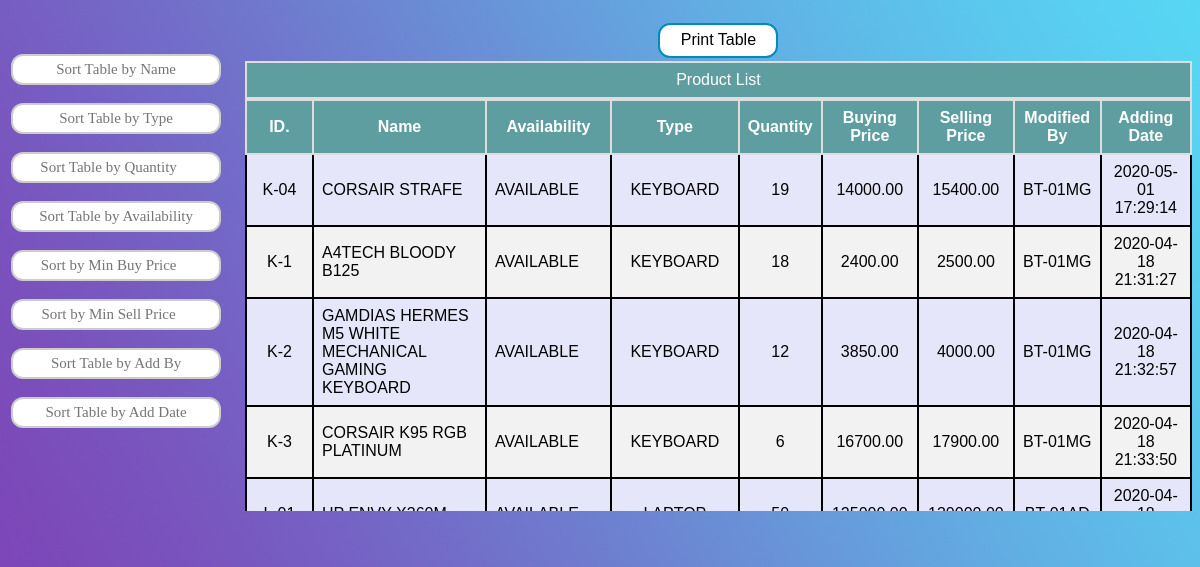
/Pages/advancedProductSearch.php (signed in), run on an earlier commit of the app's database.
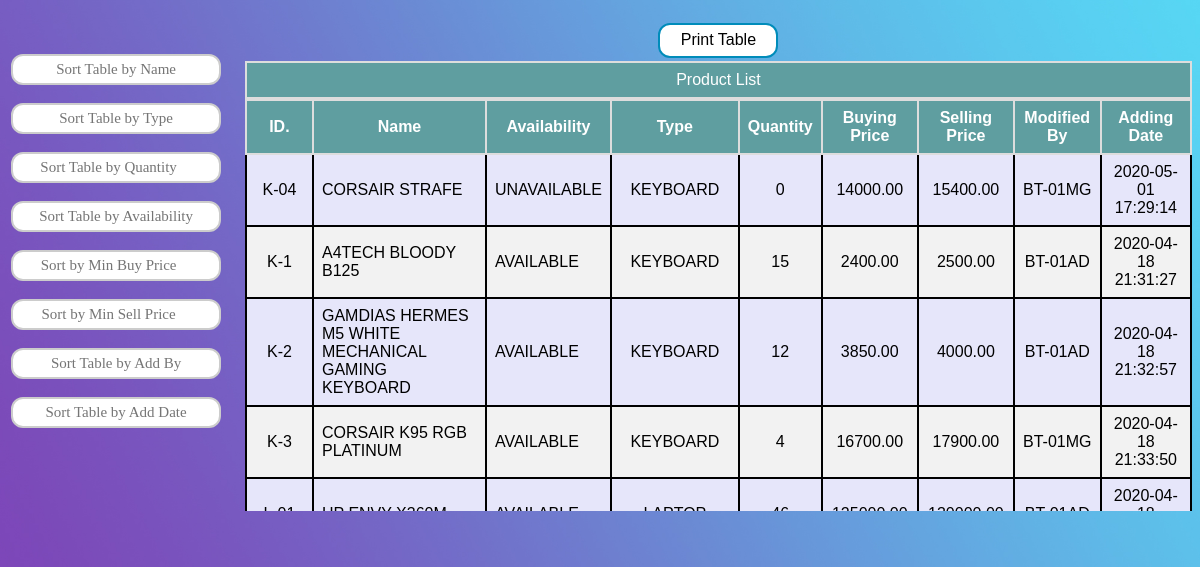
And on a later commit of the database.
### tables this page shows
CREATE TABLE `product` (
  `PID` varchar(15) NOT NULL,
  `P_NAME` varchar(50) NOT NULL,
  `TYPE` varchar(20) NOT NULL,
  `AVAILABILITY` varchar(20) NOT NULL DEFAULT 'AVAILABLE',
  `QUANTITY` int(15) NOT NULL,
  `BUY_PRICE` double(10,2) NOT NULL,
  `SELL_PRICE` double(10,2) NOT NULL,
  `MOD_BY` varchar(15) NOT NULL,
  `Add_PDate` datetime NOT NULL DEFAULT current_timestamp()
);

### DB Handler/DBC.php (called while the page is built, shortened)
<?php
$serverName="localhost";
$userName="root";
$password="";
$dbName="btweb";
function get($query)
{
	$data=array();
	global $serverName,$userName,$password,$dbName;
	try
	{
		$conn=mysqli_connect($serverName,$userName,$password,$dbName);
		$result=mysqli_query($conn,$query);
		if(mysqli_num_rows($result) > 0)
		{
			while($row=mysqli_fetch_assoc($result))
			{
				$entity=array();
				foreach($row as $k=>$v)
				{
					$entity[$k]=$row[$k];
				}
				$data[]=$entity;
			}
		}
		return $data;
	}
	catch (Exception $e)
	{
		throw $e->getMessage();
		return $data;
		mysqli_close($conn);
	}
}
?>

### DB Handler/productDB.php (called while the page is built, shortened)
<?php
require_once 'DBC.php';
function loadAllTable()
{
	$result=null;
	try
	{
		$query="SELECT * FROM `product` ORDER BY `TYPE`,`PID`;";
		$result=get($query);
		return $result;
	}
	catch (Exception $e)
	{
		throw $e->getMessage();
		return $result;
	}
}
?>

### Page Controllers/advancedProductSearchController.php (the view, shortened to what this page needs)
<?php
require_once '../DB Handler/productDB.php';
if((!isset($_COOKIE['uid']) && !isset($_COOKIE['sid'])) && ($_COOKIE['sid'] != 1 || $_COOKIE['sid'] != 2))
{
	header("Location:sellProduct.php");
}
else
{
	function showTable()
	{
		$table=loadAllTable();
		if($table != null)
		{
			foreach($table as $data)
			{
				echo "<tr>";
				echo "<td align='middle'>".$data["PID"]."</td>";
				echo "<td>".$data["P_NAME"]."</td>";
				echo "<td>".$data["AVAILABILITY"]."</td>";
				echo "<td align='middle'>".$data["TYPE"]."</td>";
				echo "<td align='middle'>".$data["QUANTITY"]."</td>";
				echo "<td align='middle'>".$data["BUY_PRICE"]."</td>";
				echo "<td align='middle'>".$data["SELL_PRICE"]."</td>";
				echo "<td align='middle'>".$data["MOD_BY"]."</td>";
				echo "<td align='middle'>".$data["Add_PDate"]."</td>";
				echo "</tr>";
			}
		}
		else
		{
			echo "<tr> <td colspan='9' align='middle'> <span style='color:red;'> NO DATA FOUND </span> </td> </tr>";
		}
	}
}
?>

### Pages/advancedProductSearch.php (shortened to what this page needs)
<?php
include '../Page Controllers/advancedProductSearchController.php';
?>
<!DOCTYPE html>
<html>
	<head>
		<link rel="stylesheet" type="text/css" href="CSS/advancedProductSearch.css">
	</head>
	<body style="background-image: url('Images/prodSearch.jpg'); background-repeat: no-repeat; background-size: cover;">
		<form autocomplete="off" method="POST" action="">
			<div class="container">
				<div class='floatLeftDown'>
					<table style="width:calc(100%);">
						<tr>
							<td class="td1">
								<input type="text" class="tf" id="srchProdByNameTF" placeholder="Sort Table by Name" onkeyup="srch()">
							</td>
						</tr>
						<tr>
							<td class="td1">
								<input type="text" class="tf" id="srchProdByTypeTF" placeholder="Sort Table by Type" onkeyup="srch()">
							</td>
						</tr>
						<tr>
							<td class="td1">
								<input type="number" class="tf" id="srchProdByQuanTF" placeholder="Sort Table by Quantity" onkeyup="srch()">
							</td>
						</tr>
						<tr>
							<td class="td1">
								<input type="text" class="tf" id="srchProdByAvailTF" placeholder="Sort Table by Availability" onkeyup="srch()">
							</td>
						</tr>
						<tr>
							<td class="td1">
								<input type="number" class="tf" id="srchProdByMinBuyPriceTF" min="0" placeholder="Sort by Min Buy Price" onkeyup="srch()">
							</td>
						</tr>
						<tr>
							<td class="td1">
								<input type="number" class="tf" id="srchProdByMinSellPriceTF" placeholder="Sort by Min Sell Price" onkeyup="srch()">
							</td>
						</tr>
						<tr>
							<td class="td1">
								<input type="text" class="tf" id="srchProdByAddByTF" placeholder="Sort Table by Add By" onkeyup="srch()">
							</td>
						</tr>
						<tr>
							<td class="td1">
								<input type="text" class="tf" id="srchProdByAddDateTF" placeholder="Sort Table by Add Date" onkeyup="srch()">
							</td>
						</tr>
					</table>
				</div>
				<div class="floatRightTop">
					<table style="width:calc(100%);">
						<tr>
							<td align="middle">
								<button class="printbtn" name="printbtn" id="printbtn" onclick='savePDF()'>Print Table</button>
							</td>
						</tr>
					</table>
					<div class="scrollit">
						<div id="printableTable">
							<table name="prodTable" id="prodTable">
								<caption>Product List</caption>
								<thead>
									<tr>
										<th>ID.</th>
										<th>Name</th>
										<th>Availability</th>
										<th>Type</th>
										<th>Quantity</th>
										<th>Buying Price</th>
										<th>Selling Price</th>
										<th>Modified By</th>
										<th>Adding Date</th>
									</tr>
								</thead>
								<tbody id='tab'>
									<?php
										showTable();
									?>
								</tbody>
							</table>
						</div>
					</div>
				</div>
			</div>
		</form>
	</body>
</html>

### Pages/CSS/advancedProductSearch.css (style rules this page uses)
.container { overflow: hidden; margin-top: auto; margin-bottom: auto; margin-left: auto; margin-right: auto; width: 100%; height: 95% }
.floatRightTop { padding-top: 1%; width:80%; float: right; margin-bottom: auto; height: 60%; }
.floatLeftDown { display: block; padding-top: 3%; width: 20%; float: left; margin-bottom: auto; height: 60%; }
.td1 { text-align: left; vertical-align: middle; height: 45px; width: calc(100%); font-family: "Consolas"; font-size: 18px; font-style: bold; }
#prodTable { border-collapse: collapse; width: 100%; height: 30px; font-family: "Trebuchet MS", Arial, Helvetica, sans-serif; border-collapse: collapse; font-style: bold; }
#prodTable th { border: 2px solid #ddd; padding: 8px; position: -webkit-sticky; position: sticky; top: 0; }
#prodTable caption { border: 2px solid #ddd; padding: 8px; top: 0; padding-top: 8px; padding-bottom: 8px; text-align: center; background-color: #5F9EA0; color: white; }
#prodTable td { border: 2px solid #000000; padding: 8px; }
#prodTable tr:nth-child(even) { background-color: #f2f2f2; }
#prodTable tr:nth-child(odd) { background-color: #E6E6FA; }
#prodTable th { padding-top: 8px; padding-bottom: 8px; text-align: center; background-color: #5F9EA0; color: white; }
.scrollit { overflow:scroll; height:450px; }
.printbtn { width:120px; height:35px; background-color: white; color: black; border-radius: 12px; border: 2px solid #008CBA; text-align: center; font-size: 16px; transition-duration: 0.4s; cursor: pointer; }
.tf { width:calc(85%); padding: 5px 5px 5px 5px; border: 2px solid #ccc; border-radius: 12px; font-family: "Consolas"; font-size: 15px; text-align: center; transition-duration: 0.4s; }

What changed in the data, as far as the page shows it:
changed product "CORSAIR STRAFE": AVAILABILITY "AVAILABLE" → "UNAVAILABLE"; QUANTITY "19" → "0"
changed product "A4TECH BLOODY B125": QUANTITY "18" → "15"; MOD_BY "BT-01MG" → "BT-01AD"
changed product "GAMDIAS HERMES M5 WHITE MECHANICAL GAMING KEYBOARD": MOD_BY "BT-01MG" → "BT-01AD"
changed product "CORSAIR K95 RGB PLATINUM": QUANTITY "6" → "4"
